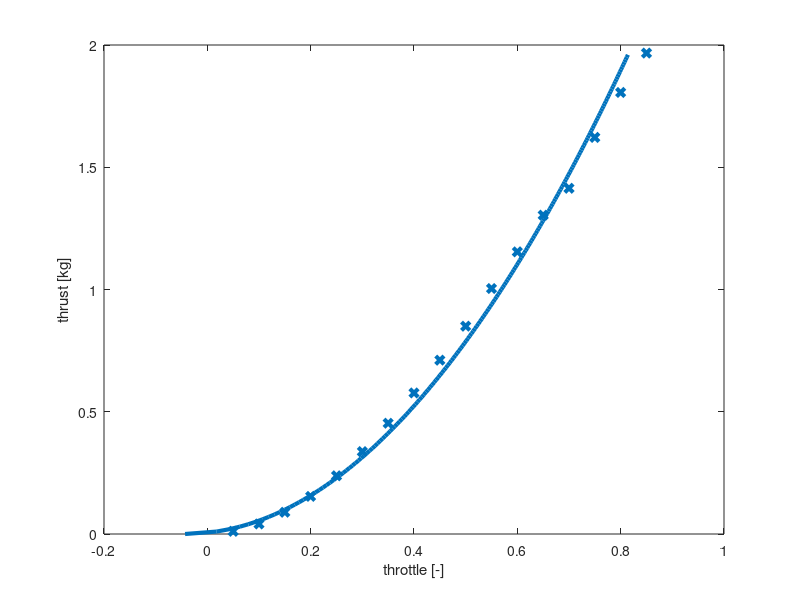

Recreate this plot in MATLAB.
% computes ka and kb from two-point measured thrust

% masses of UAV
mass = [
0.011;
0.041;
0.089;
0.154;
0.238;
0.337;
0.453;
0.577;
0.711;
0.85;
1.004;
1.154;
1.304;
1.414;
1.622;
1.806;
1.967;
];

% thrusts needed to hover
thrust = [
0.05;
0.1;
0.15;
0.2;
0.25;
0.3;
0.35;
0.4;
0.45;
0.5;
0.55;
0.6;
0.65;
0.7;
0.75;
0.8;
0.85;
];

%%%%%%%%%%%%%%%%%%%%%%%%%%%%%%%%%%%%%%%%%%%%%%%%%%%%%
%%%%%%%%%%%%%%%%%%%%%%%%%%%%%%%%%%%%%%%%%%%%%%%%%%%%%

% the gravitational acceleration
g = 9.81;

% create the main matrix
A = ones(length(mass), 3);

for i=1:length(mass)
  A(i, 1) = sqrt((mass(i)*g));
  A(i, 2) = 1.0;
  A(i, 3) = mass(i)*g*0;
end

% print A
A;

% compute the linear coeficients
X = A\thrust;

% plot the constants
ka = X(1)
kb = X(2)
kc = X(3)

% plot
fig = figure(1);
y = 0:0.01:mass(end);
x = [];
for i=1:length(y)
  x(i) = ka*sqrt(y(i)*g) + kb + kc*y(i)*g*0;
end

hold off
plot(x, y, 'linewidth', 3)
hold on
scatter(thrust, mass, 'x', 'linewidth', 3)
xlabel('throttle [-]')
ylabel('thrust [kg]')
